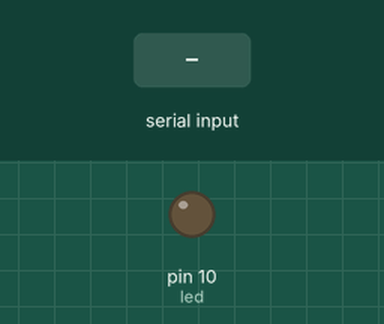
This sketch was run on a simulated Arduino Uno, built with avr-gcc and run on an emulated ATmega328P. On the bench: output pins drawn as LEDs (lit = HIGH). The test bench sets the inputs (shaded band).

Above: at 1.2 s.
1.3 s: "9" received over Serial
At 2.5 s:
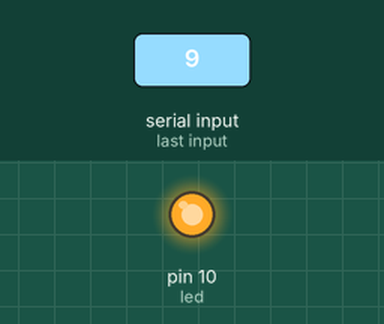
2.8 s: "6" received over Serial
At 3.6 s:
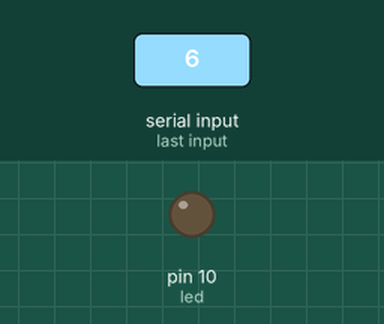
Timing chart, 0 to 5.8 s (numbered marks = the images above; inputs shaded):
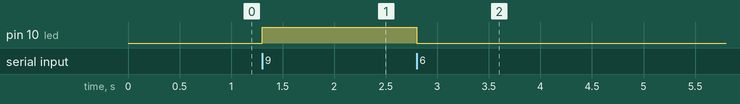

Measured:
- after the input at 1.3 s, pin 10 (led): LOW → HIGH at once
- after the input at 2.8 s, pin 10 (led): HIGH → LOW at once

The sketch:

carro_mental.ino
```cpp
// int  adelante1 = 5;
// int  adelante2 = 6;
int led = 10;

// int velocidad = 255;

void setup() {
  Serial.begin(9600);
  pinMode(led, OUTPUT);
  // pinMode(adelante1, OUTPUT);
  // pinMode(adelante2, OUTPUT);
}

void loop() {
  if (Serial.available() > 0) {
    char estado = Serial.read();
    if (estado == '9') {
      // analogWrite(adelante1,velocidad);
      // analogWrite(adelante2,velocidad);
      digitalWrite(led,HIGH);
    }
    if (estado == '6') {
      digitalWrite(led,LOW);
      // analogWrite(adelante1,0);
      // analogWrite(adelante2,0);
    }
  }

}
```
